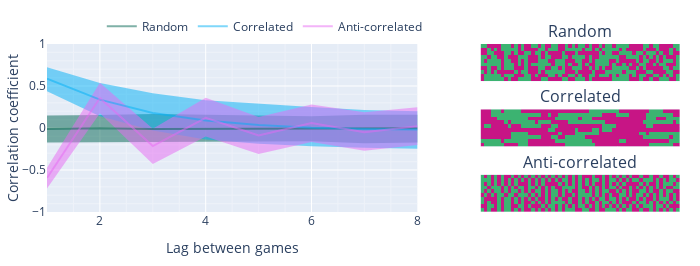

The notebook cell this image was saved under:
### Code cell
import plotly.graph_objects as go
from plotly.subplots import make_subplots
import numpy as np

# Assume the data setup as previously mentioned
# Separate matrices
random_matrix = np.asarray(history_random_list)[0:10, 1:60]
correlated_matrix = np.asarray(history_correlated_list)[0:10, 1:60]
anticorrelated_matrix = np.asarray(history_anticorrelated_list)[0:10, 1:60]

# Define colors for each series for consistency
color_random = 'rgba(0,100,80,0.5)'
color_correlated = 'rgba(0,176,246,0.5)'
color_anticorrelated = 'rgba(231,107,243,0.5)'

x_values = np.arange(10) + 1

# Adjusted plot code with shared color and linked visibility
# Create traces for the medians with legendgroup
trace_random = go.Scatter(
    x=x_values,
    y=np.median(history_random, axis=0),
    mode='lines',
    name='Random',
    line=dict(color=color_random),
    legendgroup='random'
)

trace_correlated = go.Scatter(
    x=x_values,
    y=np.median(history_correlated, axis=0),
    mode='lines',
    name='Correlated',
    line=dict(color=color_correlated),
    legendgroup='correlated'
)

trace_anticorrelated = go.Scatter(
    x=x_values,
    y=np.median(history_anticorrelated, axis=0),
    mode='lines',
    name='Anti-correlated',
    line=dict(color=color_anticorrelated),
    legendgroup='anticorrelated'
)

# Create traces for the percentiles fill with the same legendgroup and matching color
fill_random = go.Scatter(
    x=np.concatenate((x_values, x_values[::-1])),
    y=np.concatenate((
        np.percentile(history_random, 5, axis=0), 
        np.percentile(history_random, 95, axis=0)[::-1]
    )),
    fill='toself',
    fillcolor=color_random,
    line=dict(color='rgba(255,255,255,0)'),
    name='Random Fill',
    showlegend=False,
    legendgroup='random'
)

fill_correlated = go.Scatter(
    x=np.concatenate((x_values, x_values[::-1])),
    y=np.concatenate((
        np.percentile(history_correlated, 5, axis=0),
        np.percentile(history_correlated, 95, axis=0)[::-1]
    )),
    fill='toself',
    fillcolor=color_correlated,
    line=dict(color='rgba(255,255,255,0)'),
    name='Correlated Fill',
    showlegend=False,
    legendgroup='correlated'
)

fill_anticorrelated = go.Scatter(
    x=np.concatenate((x_values, x_values[::-1])),
    y=np.concatenate((
        np.percentile(history_anticorrelated, 5, axis=0),
        np.percentile(history_anticorrelated, 95, axis=0)[::-1]
    )),
    fill='toself',
    fillcolor=color_anticorrelated,
    line=dict(color='rgba(255,255,255,0)'),
    name='Anti-correlated Fill',
    showlegend=False,
    legendgroup='anticorrelated'
)

# Create subplots with 3 rows for matrices and 1 big column for correlation plots
fig = make_subplots(
    rows=3, cols=2,
    column_widths=[0.65, 0.35],
    specs=[[{"type": "scatter", "rowspan":3}, {"type": "heatmap", "colspan": 1}],
           [None, {"type": "heatmap", "colspan": 1}],
           [None, {"type": "heatmap", "colspan": 1}]],
    subplot_titles=("", "Random", "Correlated", "Anti-correlated")
)

# Add heatmaps to the first column
fig.add_trace(
    go.Heatmap(
        z=random_matrix,
        colorscale=[[0, 'mediumvioletred'], [1, 'mediumseagreen']],
        showscale=False
    ),
    row=1, col=2
)

fig.add_trace(
    go.Heatmap(
        z=correlated_matrix,
        colorscale=[[0, 'mediumvioletred'], [1, 'mediumseagreen']],
        showscale=False
    ),
    row=2, col=2
)

fig.add_trace(
    go.Heatmap(
        z=anticorrelated_matrix,
        colorscale=[[0, 'mediumvioletred'], [1, 'mediumseagreen']],
        showscale=False
    ),
    row=3, col=2
)

# Add correlation plots to the second column spanning all three rows
# Add the fill traces first so they're behind the median traces to the second column
fig.add_trace(fill_random, row=1, col=1)
fig.add_trace(fill_correlated, row=1, col=1)
fig.add_trace(fill_anticorrelated, row=1, col=1)

# Add the median traces to the second column
fig.add_trace(trace_random, row=1, col=1)
fig.add_trace(trace_correlated, row=1, col=1)
fig.add_trace(trace_anticorrelated, row=1, col=1)
# Update layout for a cleaner look
fig.update_layout(
    #title_text="Vertical Matrix with Right-Side Correlation Traces",
    showlegend=True
)

# Hide tick labels on heatmaps
fig.update_xaxes(showticklabels=False, row=1, col=2)
fig.update_xaxes(showticklabels=False, row=2, col=2)
fig.update_xaxes(showticklabels=False, row=3, col=2)
fig.update_yaxes(showticklabels=False, row=1, col=2)
fig.update_yaxes(showticklabels=False, row=2, col=2)
fig.update_yaxes(showticklabels=False, row=3, col=2)
fig.update_yaxes(range=(-1, 1), row=1, col=1)
fig.update_xaxes(range=(1, 8), row=1, col=1)

fig['layout']['xaxis1']['title']="Lag between games"
fig['layout']['yaxis1']['title']="Correlation coefficient"

fig.update_layout(
    margin=dict(l=20, r=20, t=20, b=20),
    width=700, height=800/3,
    legend=dict(
        orientation="h",
        yanchor="bottom",
        y=1.02,
        xanchor="right",
        x=0.6
    )
)

fig.update_xaxes(showgrid=True, minor=dict(showgrid=True), row=1, col=1)
fig.update_yaxes(showgrid=True, minor=dict(showgrid=True), row=1, col=1, title_standoff = 0)

# Show the plot
fig.show()

with open("docs/loserQ/assets/simulated_correlation.json", "w") as f:
    f.write(fig.to_json())

### Figure 1 — Plotly figure (JSON) as saved in the notebook; plotly's stock layout.template omitted (floating-point values rounded to 4 significant figures; data arrays with more than 128 entries replaced by an {"elided": "..."} marker saying what was removed)
{"data": [{"colorscale": [[0, "mediumvioletred"], [1, "mediumseagreen"]], "showscale": false, "z": {"elided": "10x59 int values"}, "type": "heatmap", "xaxis": "x2", "yaxis": "y2"}, {"colorscale": [[0, "mediumvioletred"], [1, "mediumseagreen"]], "showscale": false, "z": {"elided": "10x59 int values"}, "type": "heatmap", "xaxis": "x3", "yaxis": "y3"}, {"colorscale": [[0, "mediumvioletred"], [1, "mediumseagreen"]], "showscale": false, "z": {"elided": "10x59 int values"}, "type": "heatmap", "xaxis": "x4", "yaxis": "y4"}, {"fill": "toself", "fillcolor": "rgba(0,100,80,0.5)", "legendgroup": "random", "line": {"color": "rgba(255,255,255,0)"}, "name": "Random Fill", "showlegend": false, "x": [1, 2, 3, 4, 5, 6, 7, 8, 9, 10, 10, 9, 8, 7, 6, 5, 4, 3, 2, 1], "y": [-0.1731, -0.1705, -0.1706, -0.168, -0.1644, -0.1583, -0.1812, -0.1649, -0.1621, -0.1628, 0.1498, 0.1493, 0.1588, 0.159, 0.1411, 0.1494, 0.16, 0.1657, 0.1561, 0.1481], "type": "scatter", "xaxis": "x", "yaxis": "y"}, {"fill": "toself", "fillcolor": "rgba(0,176,246,0.5)", "legendgroup": "correlated", "line": {"color": "rgba(255,255,255,0)"}, "name": "Correlated Fill", "showlegend": false, "x": [1, 2, 3, 4, 5, 6, 7, 8, 9, 10, 10, 9, 8, 7, 6, 5, 4, 3, 2, 1], "y": [0.4388, 0.1392, -0.02937, -0.1369, -0.1875, -0.2166, -0.236, -0.2439, -0.2562, -0.2547, 0.1969, 0.1868, 0.2005, 0.2153, 0.2506, 0.2864, 0.3309, 0.4133, 0.536, 0.7227], "type": "scatter", "xaxis": "x", "yaxis": "y"}, {"fill": "toself", "fillcolor": "rgba(231,107,243,0.5)", "legendgroup": "anticorrelated", "line": {"color": "rgba(255,255,255,0)"}, "name": "Anti-correlated Fill", "showlegend": false, "x": [1, 2, 3, 4, 5, 6, 7, 8, 9, 10, 10, 9, 8, 7, 6, 5, 4, 3, 2, 1], "y": [-0.7214, 0.1768, -0.43, -0.1001, -0.3105, -0.1658, -0.27, -0.2013, -0.2509, -0.22, 0.2302, 0.1908, 0.2471, 0.1886, 0.2801, 0.13, 0.3597, -0.01042, 0.5392, -0.4723], "type": "scatter", "xaxis": "x", "yaxis": "y"}, {"legendgroup": "random", "line": {"color": "rgba(0,100,80,0.5)"}, "mode": "lines", "name": "Random", "x": [1, 2, 3, 4, 5, 6, 7, 8, 9, 10], "y": [-0.01246, -0.002436, -0.01167, -0.01051, -0.01002, -0.002625, -0.007922, -0.003902, -0.01511, -0.01364], "type": "scatter", "xaxis": "x", "yaxis": "y"}, {"legendgroup": "correlated", "line": {"color": "rgba(0,176,246,0.5)"}, "mode": "lines", "name": "Correlated", "x": [1, 2, 3, 4, 5, 6, 7, 8, 9, 10], "y": [0.586, 0.3373, 0.1777, 0.08919, 0.03564, 0.002682, -0.01052, -0.02407, -0.03, -0.03145], "type": "scatter", "xaxis": "x", "yaxis": "y"}, {"legendgroup": "anticorrelated", "line": {"color": "rgba(231,107,243,0.5)"}, "mode": "lines", "name": "Anti-correlated", "x": [1, 2, 3, 4, 5, 6, 7, 8, 9, 10], "y": [-0.5958, 0.3581, -0.2146, 0.12, -0.09, 0.0584, -0.05045, 0.02, -0.03, 0.0003205], "type": "scatter", "xaxis": "x", "yaxis": "y"}], "layout": {"xaxis": {"anchor": "y", "domain": [0.0, 0.585], "range": [1, 8], "title": {"text": "Lag between games"}, "minor": {"showgrid": true}, "showgrid": true}, "yaxis": {"anchor": "x", "domain": [0.0, 1.0], "range": [-1, 1], "title": {"text": "Correlation coefficient", "standoff": 0}, "minor": {"showgrid": true}, "showgrid": true}, "xaxis2": {"anchor": "y2", "domain": [0.685, 1.0], "showticklabels": false}, "yaxis2": {"anchor": "x2", "domain": [0.7778, 1.0], "showticklabels": false}, "xaxis3": {"anchor": "y3", "domain": [0.685, 1.0], "showticklabels": false}, "yaxis3": {"anchor": "x3", "domain": [0.3889, 0.6111], "showticklabels": false}, "xaxis4": {"anchor": "y4", "domain": [0.685, 1.0], "showticklabels": false}, "yaxis4": {"anchor": "x4", "domain": [0.0, 0.2222], "showticklabels": false}, "annotations": [{"font": {"size": 16}, "showarrow": false, "text": "Random", "x": 0.8425, "xanchor": "center", "xref": "paper", "y": 1.0, "yanchor": "bottom", "yref": "paper"}, {"font": {"size": 16}, "showarrow": false, "text": "Correlated", "x": 0.8425, "xanchor": "center", "xref": "paper", "y": 0.6111, "yanchor": "bottom", "yref": "paper"}, {"font": {"size": 16}, "showarrow": false, "text": "Anti-correlated", "x": 0.8425, "xanchor": "center", "xref": "paper", "y": 0.2222, "yanchor": "bottom", "yref": "paper"}], "showlegend": true, "margin": {"l": 20, "r": 20, "t": 20, "b": 20}, "legend": {"orientation": "h", "yanchor": "bottom", "y": 1.02, "xanchor": "right", "x": 0.6}, "width": 700, "height": 266.7}}
